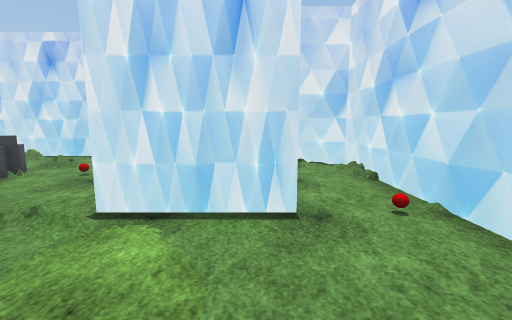
view 1 (above)

16 first-person views from a walk through a scene from a Unity 3-D project. The camera is 1.4 m above the floor, tilts 8° down and sees 90° across. The floor is counted in squares, 1 m on a side. Each view is taken from the middle of a square. On the plan, view 1 faces up. The plan holds only what a view shows up to about 13 squares ahead; the rest is blank. The place goes on beyond the plan. The player character is not drawn. Some surface patterns are stand-ins.

view 2
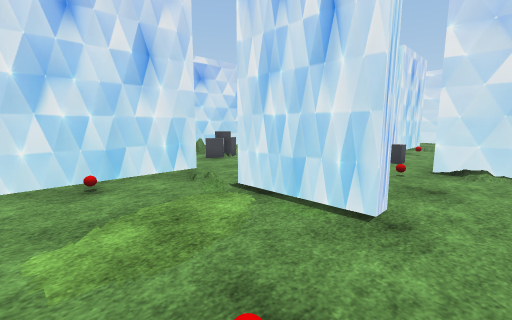

view 3
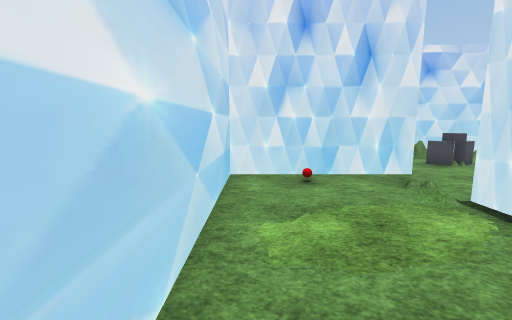

view 4
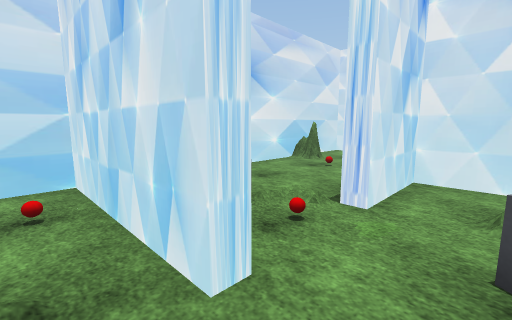

view 5
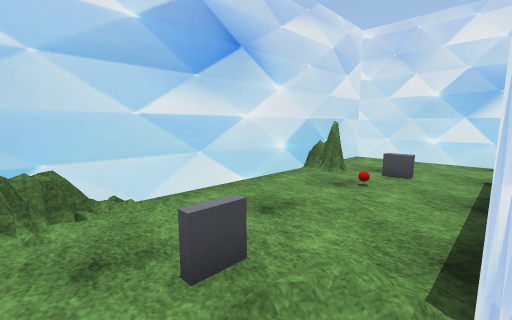

view 6
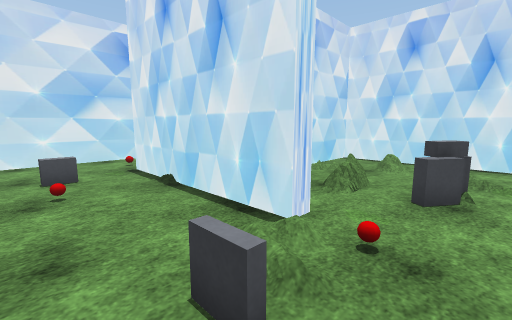

view 7
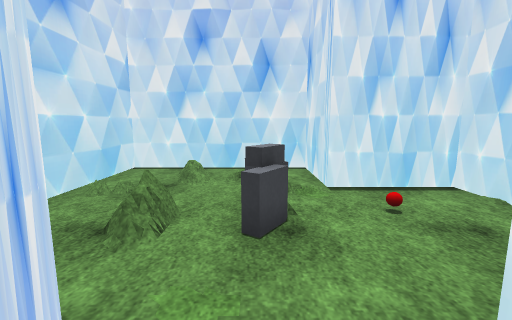

view 8
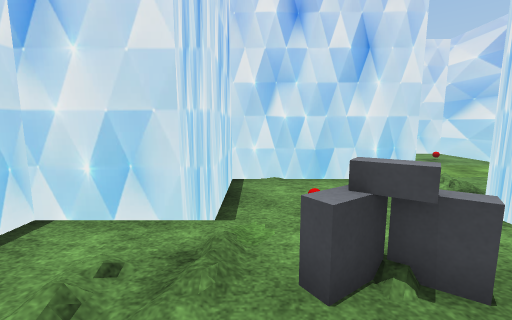

view 9
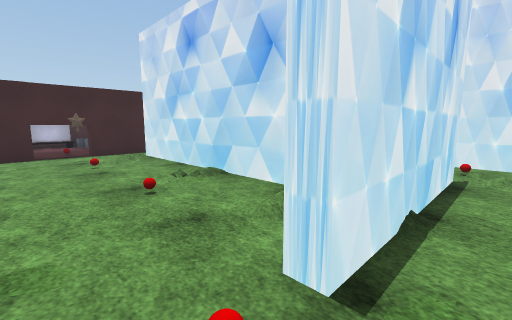

view 10
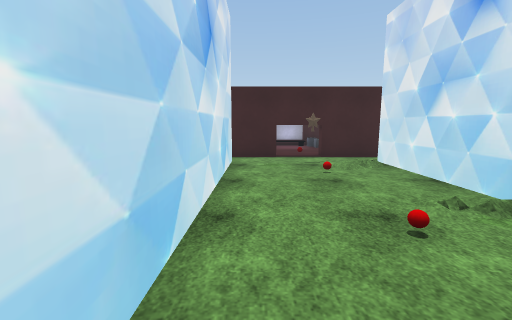

view 11
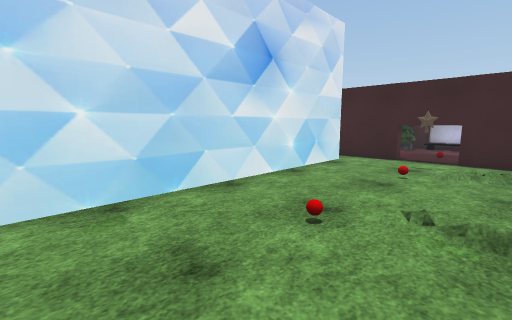

view 12
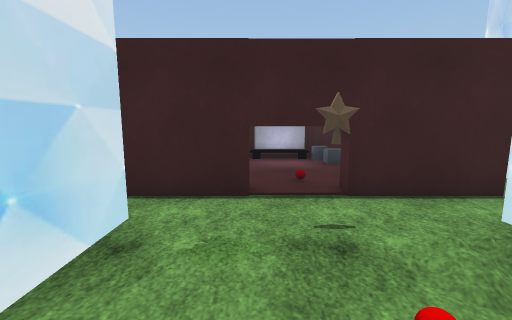

view 13
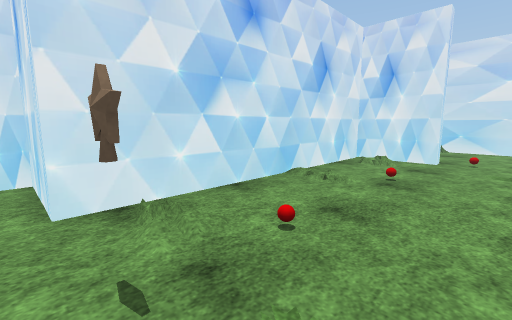

view 14
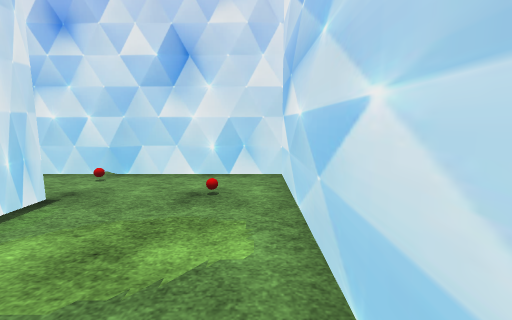

view 15
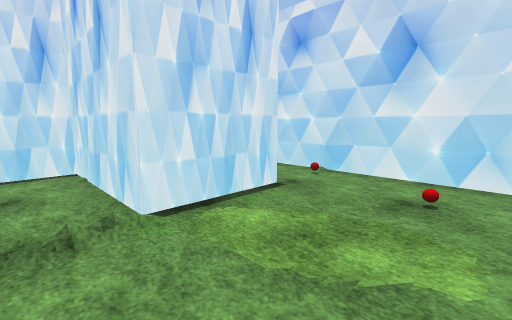

view 16
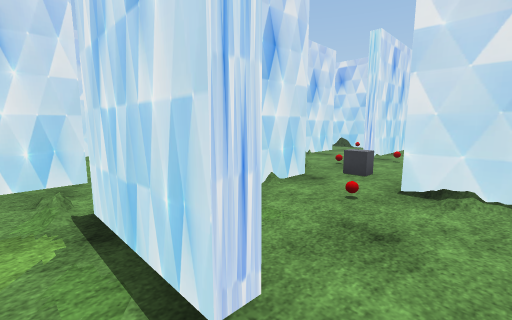

### Floor plan
Key: @ floor where view 1 was taken; # wall or solid block; x gap in a wall; . main floor; : floor 0.25 m higher than the main floor; / step, stairs or slope; = window, fence, low wall or low ledge.
Columns run from 18 left of view 1 to 3 right of it. Each row starts with its distance up from view 1.
 22    ###
 21
 20
 19
 18
 17
 16 #########
 15  .........#
 14  #.../.####  #
 13  #...//#     #
 12  #../..#     #
 11  #.....#######
 10  #.....#.:...#  #=#
  9  #...//#.....####.####
  8  #../..#........#....#
  7  #.....#.=.=....#....#
  6  #.....#...=....#....#
  5  #.....#........#....#
  4  #..######x/.#..###..#
  3  #........//.#.......#
  2  #...=....==.#.......#
  1  #...........#.......#
  0  #...#......##....@..#
 -1  #####################

Positions as (right, up) in squares from view 1, and headings:
1: (0, 0), facing up
2: (2, 0), facing up-left
3: (2, 0), facing left
4: (-4, 6), facing down-left
5: (-6, 4), facing down-left
6: (-6, 1), facing up-left
7: (-7, 3), facing up
8: (-9, 8), facing right
9: (-16, 3), facing up-right
10: (-16, 5), facing up
11: (-12, 5), facing up-left
12: (-15, 11), facing up
13: (-16, 15), facing down-right
14: (-4, 0), facing right
15: (-4, 0), facing up-right
16: (2, 3), facing up-left
